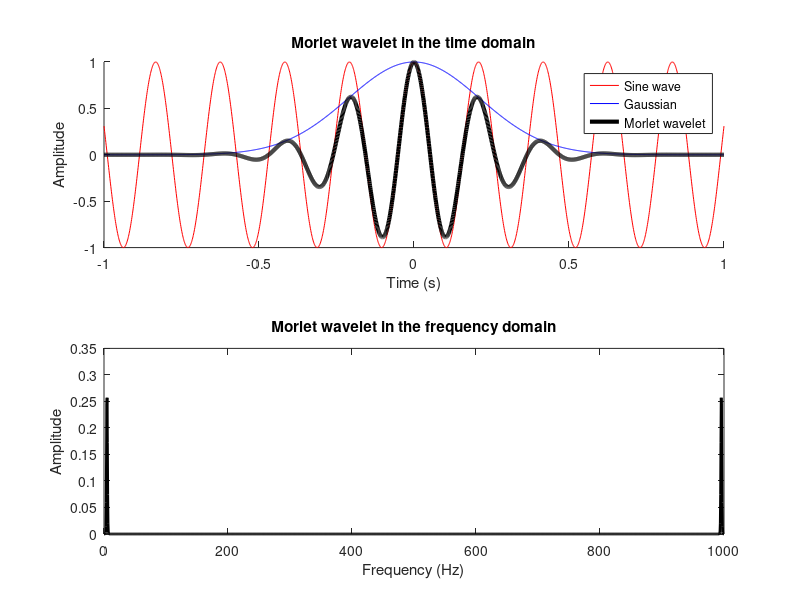
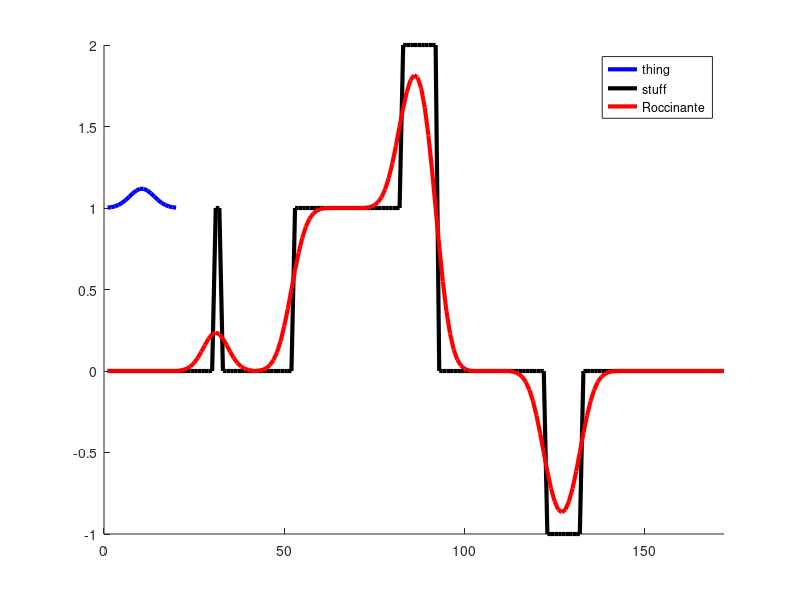
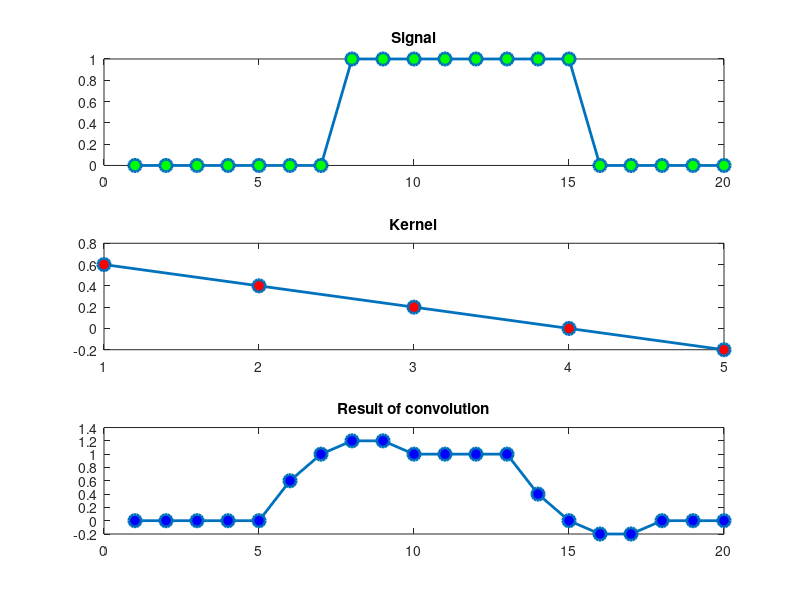
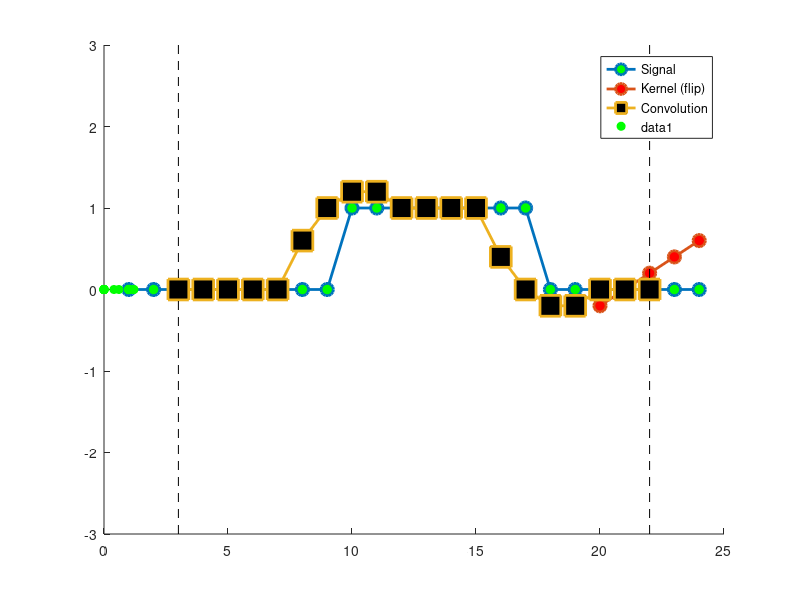

Recreate these plots in MATLAB, in order. (Note: this script raises an error after producing the figures.)
%% Getting to know Morlet wavelets
% parameters
srate = 1000;         % in hz
time  = -1:1/srate:1; % best practice is to have time=0 at the center of the wavelet
frex  = 4.8;         % frequency of wavelet, in Hz

% create sine wave (actually cosine, just to make it nice and symmetric)
sine_wave = cos(2 * pi * time * frex);

% create Gaussian window
fwhm = .5; % width of the Gaussian in seconds
gaus_win = exp( (-4*log(2)*time.^2) / (fwhm^2) );

% now create Morlet wavelet
mw = sine_wave .* gaus_win;

figure(1), clf
subplot(211), hold on
plot(time,sine_wave,'r')
plot(time,gaus_win,'b')
plot(time,mw,'k','linew',3)
xlabel('Time (s)'), ylabel('Amplitude')
legend({'Sine wave';'Gaussian';'Morlet wavelet'})
title('Morlet wavelet in the time domain')


% Morlet wavelet in the frequency domain
% confirm that the shape of the power spectrum of a Morlet wavelet is gaussian
pnts = length(time);
mwX = 2*abs(fft( mw )/pnts); % uh oh
hz  = linspace(0,srate,pnts);

subplot(212)
plot(hz,mwX,'k','linew',2)
xlabel('Frequency (Hz)')
ylabel('Amplitude')
title('Morlet wavelet in the frequency domain')

% Observations: - Notice that the amplitude spectrum is symmetric.
%               - Also notice the peak amplitude in the 
%                 time vs. frequency domains.
%               - The Hz units are incorrect above Nyquist. This is just a
%                 convenience plotting trick.
% 
%   TO DO: Change the following parameters to observe the effects:
%          - frex
%          - fwhm
%          - time (start and end values)

%% Time-domain convolution
% first example to build intuition

% make a kernel (e.g., Gaussian)
kernel = exp( -linspace(-2,2,20).^2 );
kernel = kernel./sum(kernel);

% try these options
% kernel = -kernel;
% kernel = [ zeros(1,9) 1 -1 zeros(1,9) ]; % edge detector!

% create the signal
signal = [ zeros(1,30) ones(1,2) zeros(1,20) ones(1,30) 2*ones(1,10) zeros(1,30) -ones(1,10) zeros(1,40) ];

% plot!
figure(2), clf, hold on
plot(kernel+1,'b','linew',3)
plot(signal,'k','linew',3)
% use MATLAB conv function for now
plot( conv(signal,kernel, 'same') ,'r','linew',3)

set(gca,'xlim',[0 length(signal)])
legend({'thing';'stuff';'Roccinante'})

%% a simpler example in more detail
% create signal
signal = zeros(1,20);
signal(8:15) = 1;

% create convolution kernel
kernel = [.6 .4 .2 0 -0.2];
%kernel = kernel - mean(kernel);
% convolution sizes
nSign = length(signal);
nKern = length(kernel);
nConv = nSign + nKern - 1;


figure(3), clf
% plot the signal
subplot(311)
plot(signal,'o-','linew',2,'markerface','g','markersize',9)
%set(gca,'ylim',[-.1 1.1],'xlim',[1 nSign])
title('Signal')

% plot the kernel
subplot(312)
plot(kernel,'o-','linew',2,'markerface','r','markersize',9)
%set(gca,'xlim',[1 nSign],'ylim',[-.5 .5])
title('Kernel')


% plot the result of convolution
subplot(313)
plot(conv(signal,kernel,'same'),'o-','linew',2,'markerface','b','markersize',9)
%set(gca,'xlim',[1 nSign],'ylim',[-.6 1])
title('Result of convolution')

%% convolution in animation
%%% Just run the whole cell and enjoy!
% movie time parameter!
refresh_speed = .6; % seconds

half_kern = floor(nKern/2);

% flipped version of kernel
kflip = kernel(end:-1:1);%-mean(kernel);

% zero-padded data for convolution
dat4conv = [ zeros(1,half_kern) signal zeros(1,half_kern) ];

% initialize convolution output
conv_res = zeros(1,nConv);

%%% initialize plot
figure(4), clf, hold on
plot(dat4conv,'o-','linew',2,'markerface','g','markersize',9)
hkern = plot(kernel,'o-','linew',2,'markerface','r','markersize',9);
hcres = plot(kernel,'s-','linew',2,'markerface','k','markersize',15);
set(gca,'ylim',[-1 1]*3,'xlim',[0 nConv+1])
plot([1 1]*(half_kern+1),get(gca,'ylim'),'k--')
plot([1 1]*(nConv-2),get(gca,'ylim'),'k--')
legend({'Signal';'Kernel (flip)';'Convolution'})

% run convolution
for ti=half_kern+1:nConv-half_kern
    
    % get a chunk of data
    tempdata = dat4conv(ti-half_kern:ti+half_kern);
    
    % compute dot product (don't forget to flip the kernel backwards!)
    conv_res(ti) = sum( tempdata.*kflip );
    
    % update plot
    set(hkern,'XData',ti-half_kern:ti+half_kern,'YData',kflip);
    set(hcres,'XData',half_kern+1:ti,'YData',conv_res(half_kern+1:ti))
    
    pause(refresh_speed)
end
%% The five steps of convolution
% now for convolution via spectral multiplication

% Step 1: N's of convolution
ndata = length(signal);
nkern = length(kernel);
nConv = ndata+nkern - 1;% length of result of convolution
halfK = floor(nkern/2);

% Step 2: FFTs
dataX = fft( signal, nConv); % important: make sure to properly zero-pad!
kernX = fft( kernel, nConv);

% Step 3: multiply spectra
convresX = dataX .* kernX;

% Step 4: IFFT
convres = ifft(convresX);

% Step 5: cut off "wings"
convres = convres(halfK+1:end-halfK+1);

%%% and plot for confirmation!
plot( convres,'go','markerfacecolor','g' )


%%  VIDEO: Convolve real data with a Gaussian
clear

load v1_laminar.mat

% signal will be ERP from channel 7
signal = mean(csd(7,:,:),3);

% create a Gaussian
h = 0.01; % FWHM in seconds

gtime = -1:1/srate:1;
gaus = exp( -4*log(2)*gtime.^2 / h^2 );
gaus = gaus./sum(gaus); % amplitude normalization


%%%% run convolution
% Step 1: N's of convolution
ndata = length(signal);
nkern = length(gaus);
nConv = ndata+nkern - 1;% length of result of convolution
halfK = floor(nkern/2);

% Step 2: FFTs
dataX = fft( signal, nConv ); % important: make sure to properly zero-pad!
kernX = fft( gaus, nConv );

% Step 3: multiply spectra
mult = dataX .* kernX;

% Step 4: inverse FFT to get back to the time domain
convres  = ifft( mult );

% Step 5: cut off "wings"
convres = convres(halfK+1:end-halfK+1);


% plotting!
figure(6), clf, hold on
plot(timevec,signal)
plot(timevec,convres,'r','linew',2)

set(gca,'xlim',[-.1 1.4])
legend({'Original ERP';'Gaussian-convolved'})
xlabel('Time (s)'), ylabel('Activity (\muV)')

% show the mechanism of convolution (spectral multiplication)

hz = linspace(0,srate,nConv);

figure(7), clf, hold on
plot(hz,abs(dataX)./max(abs(dataX))); % normalized for visualization
plot(hz,abs(kernX));
plot(hz,abs(dataX.*kernX)./max(abs(dataX)),'k','linew',2)

set(gca,'xlim',[0 150])
xlabel('Frequency (Hz)'), ylabel('Amplitude (norm.)')
legend({'Original signal';'Kernel';'Convolution result'})

%%  VIDEO: Complex Morlet wavelets
% setup parameters
srate = 1000;         % in hz
time  = -1:1/srate:1; % best practice is to have time=0 at the center of the wavelet
frex  = 2*pi;         % frequency of wavelet, in Hz

% create sine wave
sine_wave = exp( 1i * 2 *pi * frex * time ); % hmmmm

% create Gaussian window
fwhm = .5; % width of the Gaussian in seconds
gaus_win = exp( (-4* log(2) * time.^2 )/ fwhm^2 );

% now create Morlet wavelet
cmw = sine_wave .* gaus_win;

figure(8), clf

subplot(211), hold on
plot(time_wavelet,real(cmw),'b')
plot(time_wavelet,imag(cmw),'r--')
xlabel('Time (s)'), ylabel('Amplitude')
legend({'real part';'imag part'})
title('Complex Morlet wavelet in the time domain')

% complex Morlet wavelet in the frequency domain

pnts = length(time);

mwX = abs(fft( cmw)/EEG.pnts);
hz  = linspace(0,EEG.srate,EEG.pnts);

subplot(212)
plot(hz,mwX,'k','linew',2)
xlabel('Frequency (Hz)')
ylabel('Amplitude')
title('Complex Morlet wavelet in the frequency domain')
%% Complex Morlet wavelet convolution
clear

load v1_laminar.mat

% extract a bit of data for convenience
data = csd(6,:,10) ;


% create a complex Morlet wavelet
time = (0:2*srate)/srate;
time = time - mean(time); % note the alternative method for creating centered time vector 
frex = 45; % frequency of wavelet, in Hz

% create Gaussian window
s = 7 / (2*pi*frex); % using num-cycles formula
cmw  = exp(1i*2*pi*frex*time) .* exp( -time.^2/(2*s^2) );


%%% now for convolution

% Step 1: N's of convolution
nSignal = length(data);
nKern = length(cmw);
nConv = nSignal + nKern - 1;
halfK = floor(nKern / 2);

% Step 2: FFTs
kernX = fft(cmw, nConv);
signalX = fft(data, nConv);

% Step 2.5: normalize the wavelet (try it without this step!)
kernX = kernX ./ max(kernX);

% Step 3: multiply spectra
convresX = signalX .* kernX;

% Step 4: IFFT
convres = ifft(convresX);

% Step 5: cut off "wings"
convres = convres(halfK+1:end-halfK+1);

% plotting
% compute hz for plotting
hz = linspace(0,srate/2,floor(nConv/2)+1);

figure(9), clf
subplot(211),  hold on

% plot power spectrum of data
plot(hz,abs(signalX(1:length(hz))),'b')

% plot power spectrum of wavelet
plot(hz,abs(kernX(1:length(hz))).*max(abs(signalX))/2)

% plot power spectrum of convolution result
plot(hz,abs(convresX(1:length(hz))),'k','linew',2)
set(gca,'xlim',[0 frex*2])
xlabel('Frequency (Hz)'), ylabel('Amplitude (a.u.)')
legend({'Data spectrum';'Wavelet spectrum';'Convolution result'})


%%% now plot in the time domain
subplot(212), hold on
plot(timevec,data,'b')
plot(timevec,real(convres),'k','linew',2)
set(gca,'xlim',[-.1 1.3])
legend({'LFP data';'Convolution result'})
xlabel('Time (s)'), ylabel('Activity (\muV)')

%% extracting the three features of the complex wavelet result

figure(10), clf

% plot the filtered signal (projection onto real axis)
subplot(311)
plot(timevec,real(convres))
xlabel('Time (ms)'), ylabel('Amplitude (\muV)')
set(gca,'xlim',[-.1 1.4])


% plot power (squared magnitude from origin to dot-product location in complex space)
subplot(312)
plot(timevec,(2*abs(convres)).^2);
xlabel('Time (ms)'), ylabel('Power \muV^2')
set(gca,'xlim',[-.1 1.4])


% plot phase (angle of vector to dot-product, relative to positive real axis)
subplot(313)
plot(timevec,angle(convres))
xlabel('Time (ms)'), ylabel('Phase (rad.)')
set(gca,'xlim',[-.1 1.4])

%% viewing the results as a movie

figure(11), clf

% setup the time course plot
subplot(212)
h = plot(timevec,abs(convres),'k','linew',2);
set(gca,'xlim',timevec([1 end]),'ylim',[min(abs(convres)) max(abs(convres)) ])
xlabel('Time (sec.)'), ylabel('Amplitude (\muV)')


for ti=1:5:length(timevec)
    
    % draw complex values in polar space
    subplot(211)
    polar(0,max(abs(convres))), hold on
    polar(angle(convres(max(1,ti-100):ti)),abs(convres(max(1,ti-100):ti)),'k')
    text(-.75,0,[ num2str(round(1000*timevec(ti))) ' s' ]), hold off
    
    % now show in 'linear' plot
    set(h,'XData',timevec(max(1,ti-100):ti),'YData',abs(convres(max(1,ti-100):ti)))
    
    drawnow
    pause(.00001)
end

%%  VIDEO: Convolution with all trials!
%%% This is the "super-trial" concatenation trick you saw in the slides.
%   Notice the size of the reshaped data and the new convolution parameters.
% extract more data
data = squeeze( csd(6,:,:) );

% reshape the data to be 1D
dataR = reshape(data,1,[]);

% Step 1: N's of convolution
ndata = length(dataR); % note the different variable name!
nkern = length(time);
nConv = ndata + nkern - 1;
halfK = floor(nkern/2);

% Step 2: FFTs
dataX = fft( dataR,nConv );
kernX = fft( cmw,  nConv );

% Step 2.5: normalize the wavelet (try it without this step!)
kernX = kernX ./ max(kernX);

% Step 3: multiply spectra
convresX = dataX .* kernX;

% Step 4: IFFT
convres = ifft(convresX);

% Step 5: cut off "wings"
convres = convres(halfK+1:end-halfK+1);

% New step 6: reshape!
convres2D = reshape(convres,size(data));


%%% now plotting
figure(12), clf
subplot(121)
imagesc(timevec,[],data')
xlabel('Time (s)'), ylabel('Trials')
set(gca,'xlim',[-.1 1.4],'clim',[-1 1]*2000)
title('Broadband signal')

subplot(122)
imagesc(timevec,[],abs(convres2D'))
xlabel('Time (s)'), ylabel('Trials')
set(gca,'xlim',[-.1 1.4],'clim',[-1 1]*500)
title([ 'Power time series at ' num2str(frex) ' Hz' ])


%% VIDEO: A full time-frequency power plot!
%%% Take a deep breath: You're about to make your first time-frequency
%   power plot!

% frequency parameters
min_freq =  5; % in Hz
max_freq = 90; % in HZ
num_freq = 30; % in count

frex = linspace(min_freq,max_freq,num_freq);

% initialize TF matrix
tf = zeros(num_freq,length(timevec));

% IMPORTANT! I'm omitting a few steps of convolution 
%            that are already computed above.

for fi=1:num_freq
    
    % create wavelet
    cmw  = exp(1i*2*pi*frex(fi)*time) .* ...
           exp( -4*log(2)*time.^2 / .3^2 );
    
    cmwX = fft(cmw,nConv);
    cmwX = cmwX./max(cmwX);
    
    % the rest of convolution
    as = ifft( dataX.*cmwX );
    as = as(halfK+1:end-halfK+1);
    as = reshape(as,size(data));
    
    % extract power
    aspow = abs(as).^2;
    
    % average over trials and put in matrix
    tf(fi,:) = mean(aspow,2);
end

%%% and plot!
figure(13), clf
contourf(timevec,frex,tf,40,'linecolor','none')
set(gca,'clim',[0 1]*10000,'xlim',[-.1 1.4])
xlabel('Time (s)'), ylabel('Frequency (Hz)')

%   VIDEO: Inter-trial phase clustering (ITPC/ITC)
% 


%% ITPC with different variances
%%% The goal here is to develop some visual intuition for the
%   correspondence between ITPC and distributions of phase angles.

% specify parameters
circ_prop = .5; % proportion of the circle to fill
N = 100; % number of "trials"

% generate phase angle distribution
simdata = rand(1,N) * (2*pi) * circ_prop;

% compute ITPC and preferred phase angle
itpc      = abs(mean(exp(1i*simdata),2));
prefAngle = angle(mean(exp(1i*simdata)));


% and plot...
figure(14), clf

% as linear histogram
subplot(121)
hist(simdata,20)
xlabel('Phase angle'), ylabel('Count')
set(gca,'xlim',[0 2*pi])
title([ 'Observed ITPC: ' num2str(itpc) ])

% and as polar distribution
subplot(122)
polar([zeros(1,N); simdata],[zeros(1,N); ones(1,N)],'k')
hold on
h = polar([0 prefAngle],[0 itpc],'m');
set(h,'linew',3)
title([ 'Observed ITPC: ' num2str(itpc) ])


%% Compute and plot TF-ITPC for one electrode

load sampleEEGdata.mat

% wavelet parameters
num_frex = 40;
min_freq =  2;
max_freq = 30;

channel2use = 'pz';

% set range for variable number of wavelet cycles
range_cycles = [ 3 10 ];

% parameters (notice using logarithmically spaced frequencies!)
frex  = logspace(log10(min_freq),log10(max_freq),num_frex);
nCycs = logspace(log10(range_cycles(1)),log10(range_cycles(end)),num_frex);
time  = -2:1/EEG.srate:2;
half_wave = (length(time)-1)/2;

% FFT parameters
nWave = length(time);
nData = EEG.pnts*EEG.trials;
nConv = nWave+nData-1;


% FFT of data (doesn't change on frequency iteration)
dataX = fft( reshape(EEG.data(strcmpi(channel2use,{EEG.chanlocs.labels}),:,:),1,nData) ,nConv);

% initialize output time-frequency data
tf = zeros(num_frex,EEG.pnts);

% loop over frequencies
for fi=1:num_frex
    
    % create wavelet and get its FFT
    s = nCycs(fi)/(2*pi*frex(fi));
    wavelet  = exp(2*1i*pi*frex(fi).*time) .* exp(-time.^2./(2*s^2));
    waveletX = fft(wavelet,nConv);
    
    % question: is this next line necessary?
    waveletX = waveletX./max(waveletX);
    
    % run convolution
    as = ifft(waveletX.*dataX,nConv);
    as = as(half_wave+1:end-half_wave);
    
    % reshape back to time X trials
    as = squeeze(reshape(as,size(EEG.data(strcmpi(channel2use,{EEG.chanlocs.labels}),:,:))));
    
    % compute ITPC
    tf(fi,:) = abs(mean(exp(1i*angle(as)),2));
end

% plot results
figure(15), clf
contourf(EEG.times,frex,tf,40,'linecolor','none')
set(gca,'clim',[0 .6],'ydir','normal','xlim',[-300 1000])
title('ITPC')
xlabel('Time (ms)'), ylabel('Frequency (Hz)')


%%   VIDEO: Time-frequency trade-off
%%% This code will re-create the plot comparing wavelets with different widths, 
%   in the time and frequency domains.

srate = 512;

% set a few different wavelet widths ("number of cycles" parameter)
num_cycles = [ 2 6 8 15 ];
frex = 8;

time = -2:1/srate:2;
hz = linspace(0,srate/2,floor(length(time)/2)+1);

figure(16), clf
for i=1:4
    
    %%% time domain
    subplot(4,2,i*2-1)
    s = num_cycles(i) / (2*pi* frex); % Gaussian width as number-of-cycles (don't forget to normalize!)
    plot(time, exp( (-time.^2) ./ (2*s^2) ),'k','linew',3)
    title([ 'Gaussian with ' num2str(num_cycles(i)) ' cycles' ])
    xlabel('Time (s)')
    
    
    %%% frequency domain
    subplot(4,2,i*2)
    cmw = exp(1i*2*pi*frex.*time) .* exp( (-time.^2) ./ (2*s^2) );
    
    % take its FFT
    cmwX = fft(cmw);
    cmwX = cmwX./max(cmwX);
    
    % plot it
    plot(hz,abs(cmwX(1:length(hz))),'k','linew',3)
    set(gca,'xlim',[0 20])
    xlabel('Frequency (Hz)')
    title([ 'Power of wavelet with ' num2str(num_cycles(i)) ' cycles' ])
end

%% comparing wavelet convolution with different wavelet settings
clear
load sampleEEGdata.mat

% wavelet parameters
num_frex = 40;
min_freq =  2;
max_freq = 30;

channel2use = 'o1';

% set a few different wavelet widths ("number of cycles" parameter)
num_cycles = [ 2 6 8 15 ];


% time window for baseline normalization.
%  we'll talk about this soon in lecture
baseline_window = [ -500 -200 ];

% other wavelet parameters
frex = linspace(min_freq,max_freq,num_frex);
time = -2:1/EEG.srate:2;
half_wave = (length(time)-1)/2;

% FFT parameters
nKern = length(time);
nData = EEG.pnts*EEG.trials;
nConv = nKern+nData-1;

% initialize output time-frequency data
tf = zeros(length(num_cycles),length(frex),EEG.pnts);

% convert baseline time into indices
baseidx = dsearchn(EEG.times',baseline_window');


% FFT of data (doesn't change on frequency iteration)
dataX = fft( reshape(EEG.data(strcmpi(channel2use,{EEG.chanlocs.labels}),:,:),1,[]) ,nConv);

% loop over cycles
for cyclei=1:length(num_cycles)
    
    for fi=1:length(frex)
        
        % create wavelet and get its FFT
        s = num_cycles(cyclei) / (2*pi*frex(fi));
        
        cmw  = exp(2*1i*pi*frex(fi).*time) .* exp(-time.^2./(2*s^2));
        cmwX = fft(cmw,nConv);
        cmwX = cmwX./max(cmwX);
        
        % run convolution, trim edges, and reshape to 2D (time X trials)
        as = ifft(cmwX.*dataX);
        as = as(half_wave+1:end-half_wave);
        as = reshape(as,EEG.pnts,EEG.trials);
        
        % put power data into big matrix
        tf(cyclei,fi,:) = mean(abs(as).^2,2);
    end
    
    % db normalization
    tf(cyclei,:,:) = 10*log10( bsxfun(@rdivide, squeeze(tf(cyclei,:,:)), mean(tf(cyclei,:,baseidx(1):baseidx(2)),3)' ) );
    
end

% plot results
figure(17), clf
for cyclei=1:length(num_cycles)
    subplot(2,2,cyclei)
    
    contourf(EEG.times,frex,squeeze(tf(cyclei,:,:)),40,'linecolor','none')
    set(gca,'clim',[-3 3],'ydir','normal','xlim',[-300 1000])
    title([ 'Wavelet with ' num2str(num_cycles(cyclei)) ' cycles' ])
    xlabel('Time (ms)'), ylabel('Frequency (Hz)')
end

%% variable number of wavelet cycles

% set a few different wavelet widths (number of wavelet cycles)
range_cycles = [ 4 13 ];

% other wavelet parameters
nCycles = logspace(log10(range_cycles(1)),log10(range_cycles(end)),num_frex);

% initialize output time-frequency data
tf = zeros(length(frex),EEG.pnts);

for fi=1:length(frex)
    
    % create wavelet and get its FFT
    s = nCycles(fi)/(2*pi*frex(fi));
    cmw = exp(2*1i*pi*frex(fi).*time) .* exp(-time.^2./(2*s^2));
    cmwX = fft(cmw, nConv);
    cmwX = cmwX ./ max(cmwX);
   
    % run convolution
    as = ifft(cmwX .* dataX);
    as = as(half_wave+1:end-half_wave);
    as = reshape(as,EEG.pnts,EEG.trials);
    
    % put power data into big matrix
    tf(fi,:) = mean(abs(as).^2,2);
end

% db normalization (we'll talk about this in the next lecture)
tfDB = 10*log10( bsxfun(@rdivide, tf, mean(tf(:,baseidx(1):baseidx(2)),2)) );

% plot results
figure(18), clf

subplot(2,1,1)
contourf(EEG.times,frex,tf,40,'linecolor','none')
set(gca,'clim',[0 5],'ydir','normal','xlim',[-300 1000])
title('Convolution with a range of cycles')
xlabel('Time (ms)'), ylabel('Frequency (Hz)')
colorbar

subplot(2,1,2)
contourf(EEG.times,frex,tfDB,40,'linecolor','none')
set(gca,'clim',[-3 3],'ydir','normal','xlim',[-300 1000])
title('Same data but dB normalized!')
xlabel('Time (ms)'), ylabel('Frequency (Hz)')
colorbar
%%   VIDEO: Baseline normalization of TF plots
% specify baseline periods for dB-normalization
baseline_windows = [ -500 -200;
                     -100    0;
                        0  300;
                     -800    0;
                   ];

               
% convert baseline time into indices
baseidx = reshape( dsearchn(EEG.times',baseline_windows(:)), [],2);

%% setup wavelet parameters

% frequency parameters
min_freq =  2;
max_freq = 30;
num_frex = 40;
frex = linspace(min_freq,max_freq,num_frex);

% which channel to plot
channel2use = 'o1';

% other wavelet parameters
range_cycles = [ 4 10 ];

% notice: defining cycles as a vector for all frequencies
s = logspace( log10(range_cycles(1)) , log10(range_cycles(end)), num_frex) ./ (2*pi*frex);
wavtime = -2:1/EEG.srate:2;
half_wave = (length(wavtime)-1)/2;


% FFT parameters
nWave = length(wavtime);
nData = EEG.pnts * EEG.trials;
nConv = nWave + nData - 1;


% now compute the FFT of all trials concatenated
alldata = reshape( EEG.data(strcmpi(channel2use,{EEG.chanlocs.labels}),:,:) ,1,[]);
dataX   = fft( alldata ,nConv );


% initialize output time-frequency data
tf = zeros(size(baseidx,1),length(frex),EEG.pnts);

%% now perform convolution

% loop over frequencies
for fi=1:length(frex)
    
    % create wavelet and get its FFT
    wavelet  = exp(2*1i*pi*frex(fi).*wavtime) .* exp(-wavtime.^2./(2*s(fi)^2));
    waveletX = fft(wavelet,nConv);
    waveletX = waveletX ./ max(waveletX);
    
    % now run convolution in one step
    as = ifft(waveletX .* dataX);
    as = as(half_wave+1:end-half_wave);
    
    % and reshape back to time X trials
    as = reshape( as, EEG.pnts, EEG.trials );
    
    % compute power and average over trials
    tf(4,fi,:) = mean( abs(as).^2 ,2);
end

%% db normalization and plot results

% define color limits
clim = [-3 3];

% create new matrix for percent change
tfpct = zeros(size(tf));

for basei=1:size(tf,1)
    
    activity = tf(4,:,:);
    baseline = mean( tf(4,:,baseidx(basei,1):baseidx(basei,2)) ,3);
    
    % decibel
    tf(basei,:,:) = 10*log10( activity ./ baseline);
end


% plot results
figure(19), clf
for basei=1:size(baseline_windows,1)
    
    subplot(2,2,basei)
    
    contourf(EEG.times,frex,squeeze(tf(basei,:,:)),40,'linecolor','none')
    set(gca,'clim',clim,'ydir','normal','xlim',[-300 1000])
    title([ 'DB baseline of ' num2str(baseline_windows(basei,1)) ' to ' num2str(baseline_windows(basei,2)) ' ms' ])
end

xlabel('Time (ms)'), ylabel('Frequency (Hz)')


